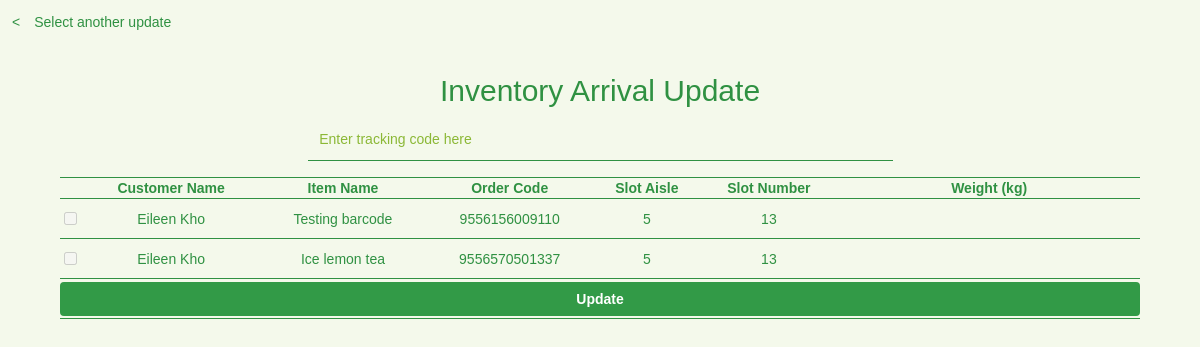
Page /staff/uinventory.php on the committed database.
### tables this page shows
CREATE TABLE `request` (
  `request_id` int(11) NOT NULL AUTO_INCREMENT,
  `user_id` int(11) NOT NULL,
  `order_item` varchar(50) NOT NULL,
  `order_code` varchar(25) NOT NULL,
  `status` varchar(20) NOT NULL,
  `datetime` timestamp NOT NULL DEFAULT CURRENT_TIMESTAMP ON UPDATE CURRENT_TIMESTAMP,
  `remark` varchar(255) NOT NULL,
  PRIMARY KEY (`request_id`)
);

CREATE TABLE `users` (
  `user_id` int(11) NOT NULL AUTO_INCREMENT,
  `fname` varchar(100) NOT NULL,
  `lname` varchar(100) NOT NULL,
  `contact` varchar(15) NOT NULL,
  `email` varchar(50) NOT NULL,
  `password` varchar(255) NOT NULL,
  `type` varchar(10) NOT NULL,
  `image` text NOT NULL,
  `country_id` int(11) NOT NULL,
  `statuss` varchar(255) NOT NULL,
  `created` datetime NOT NULL,
  `modified` datetime NOT NULL,
  `forgot_pass_identity` varchar(100) NOT NULL,
  `verify` varchar(50) NOT NULL,
  PRIMARY KEY (`user_id`)
);

CREATE TABLE `slot` (
  `slot_id` int(11) NOT NULL AUTO_INCREMENT,
  `slot_aisle` int(100) NOT NULL,
  `slot_num` int(100) NOT NULL,
  `status` varchar(10) NOT NULL,
  `user_id` int(11) DEFAULT NULL,
  PRIMARY KEY (`slot_id`)
);

### staff/uinventory.php (the view, shortened to what this page needs)
<?php
require_once '../connection/config.php';
$query2 = "SELECT *
          FROM users us
          JOIN request rq
          ON rq.user_id = us.user_id
          WHERE status = 'Request'";
$result2 = mysqli_query($con, $query2);
                ?>
<!DOCTYPE html>
<html>
    <head>
        <link rel="stylesheet" href="https://maxcdn.bootstrapcdn.com/bootstrap/3.3.7/css/bootstrap.min.css">
        <link href="../frameworks/css/style.css" rel="stylesheet"/>
        <link rel="stylesheet" href="https://cdnjs.cloudflare.com/ajax/libs/font-awesome/4.7.0/css/font-awesome.min.css">
    </head>
    <body class="userbg">
        <div class="row updaterow1">
            <div class="col-xs-12 col-md-12 col-lg-12">
                <p>
                    <a href="main.php#adupdate" class="aback">&lt;&emsp;Select another update</a>
                </p>
            </div>
        </div>
        <div class="row userrow2 center" id="updateview">
            <div class="col-xs-12 col-md-12 col-lg-12">
                <h2 class="bigh2 pagetitle hidden-xs hidden-sm">Inventory Arrival Update</h2>
                <div class="row">
                    <div class="col-xs-6 col-md-6 col-lg-6 col-xs-push-6 col-md-push-3 col-lg-push-3 updatecontainer">
                        <p>
                            <input type="text" name="search" class="formfield" placeholder="Enter tracking code here" id="codeinput" required autofocus />
                        </p>
                    </div>
                </div>
                <div class="row">
                    <div class="col-xs-12 col-md-12 col-lg-12 updatecontainer">
                        <form action="uinventory.php" method="post">
                            <table class="purchasetable">
                                <tr>
                                    <th></th>
                                    <th>Customer Name</th>
                                    <th>Item Name</th>
                                    <th>Order Code</th>
                                    <th>Slot Aisle</th>
                                    <th>Slot Number</th>
                                    <th>Weight (kg)</th>
                                </tr>
                                <?php
                                if(mysqli_num_rows($result2) > 0)
                                {
                                    while($row2 = mysqli_fetch_array($result2))
                                    {
                                        ?>
                                <tr>
                                    <td>
                                        <input type="checkbox" class="trackcheck" name="ocode[]" value="<?php echo $row2['order_code']?>" disabled />
                                    </td>
                                    <td><?php echo $row2['fname'] . " " . $row2['lname']; ?></td>
                                    <td><?php echo $row2['order_item']; ?></td>
                                    <td><?php echo $row2['order_code']; ?></td>
                                    <?php
                                        $user_id = $row2['user_id'];
                                        $query4 = "SELECT *
                                                   FROM slot
                                                   WHERE user_id= '$user_id' ";
                                        $result4 = mysqli_query($con, $query4);
                                        $results4 = mysqli_fetch_assoc($result4);
                                        if(!empty($results4))
                                        {
                                    ?>
                                    <td><?php echo $results4['slot_aisle']; ?></td>
                                    <td><?php echo $results4['slot_num']; ?></td>
                                    <?php
                                        }
                                        else
                                        {
                                    ?>
                                    <td colspan="2">User has not slot yet</td>
                                    <?php
                                        }
                                ?>
                                    <td>
                                        <input type="text" name="weight[]" class="tblformfield textinput" disabled />
                                    </td>
                                </tr>
                                <?php
                                    }
                                }
                                ?>
                                <tr>
                                    <td colspan="7">
                                        <input type="submit" class="btn btnAdd" name="update" value="Update" />
                                    </td>
                                </tr>
                            </table>
                        </form>
                    </div>
                </div>
            </div>
        </div>
    </body>
</html>

### frameworks/css/style.css (style rules this page uses)
body { font-family: sans-serif; overflow-x: hidden; min-height: 100vh; }
.userbg { background-color: #f4f9eb; background-image: url(../../resources/img/cityline.png); background-repeat: no-repeat; background-position: bottom; background-size: 75%; }
.center { text-align: center!important; }
.btnAdd, .btnAdd:visited, .btnAdd:active, btnAdd:focus { width: 100%; background: #329a47!important; color: #fff!important; font-weight: bold!important; outline: none!important; }
.aback { color: #fff; font-weight: normal; }
.formfield { width: 100%; border: none; border-bottom: solid 0.5px #fff; background: none; color: #fff; padding: 2%; margin-bottom: 1%; }
.pagetitle { color: #2f9142!important; }
.purchasetable { border-top: solid 1px #2f9142; border-bottom: solid 1px #2f9142; width: 90%; margin: 0 auto; }
.purchasetable th { text-align: center; color: #2f9142; }
.purchasetable tr { border-top: solid 1px #2f9142; border-bottom: solid 1px #2f9142; }
.purchasetable td { text-align: center; color: #2f9142; height: 40px; }
.modal-body .formfield, .updatecontainer .formfield { border-bottom: solid 1px #2f9142!important; color: #8bb836!important; }
.modal-body .formfield::placeholder, .updatecontainer .formfield::placeholder { color: #8bb836!important; }
.updatecontainer { color: #2f9142; }
.tblformfield { width: 80%; border: none; background: none; padding: 2%; }
.updaterow1 { padding: 1% 1%; }
.aback { color: #2f9142; font-weight: normal; }
.formfield::placeholder { color: rgba(255, 255, 255, 0.5); }

### rows in the picture
request: user.fname "Eileen", user.lname "Kho", order_item "Testing barcode", order_code "9556156009110", slot.slot_aisle "5", slot.slot_num "13"
request: user.fname "Eileen", user.lname "Kho", order_item "Ice lemon tea", order_code "9556570501337", slot.slot_aisle "5", slot.slot_num "13"
